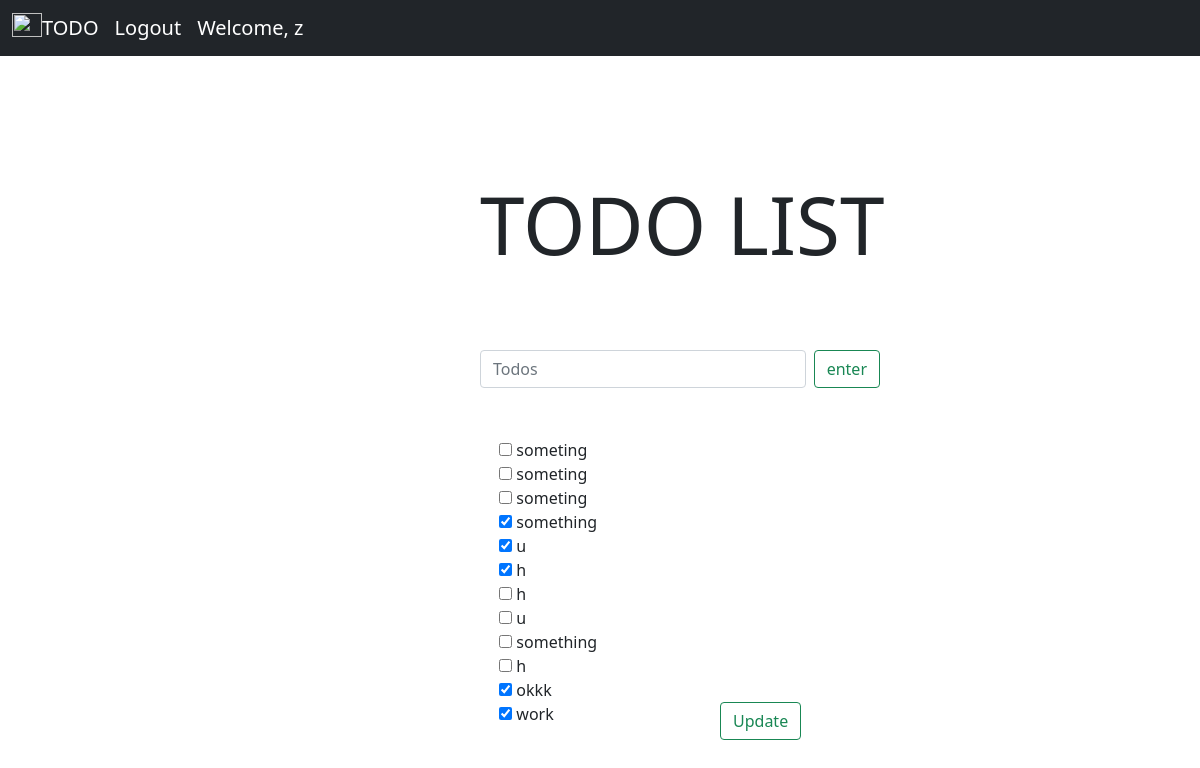
The page / (signed in) on the database its author committed.
### tables this page shows
CREATE TABLE todos (
    id INTEGER PRIMARY KEY AUTOINCREMENT NOT NULL, 
    date DATE, 
    todo TEXT, 
    done BOOLEAN,
    user_id INTEGER, 
    FOREIGN KEY (user_id) REFERENCES users(id));

### app.py (the view)
@app.route("/", methods=["GET", "POST"])
@login_required
def index():
    if request.method == "POST":
        todo = request.form.get("todos")
        insert_todo(todo)
    todos = query_todos()
    return render_template("index.html", todos=todos)

### app.py (called while the page is built)
@login_required
def query_todos():
    print("query_todos - cur = %r" % cur, file=sys.stderr)
    print("SELECT todo, done, id FROM todos WHERE user_id = %r" % session["user_id"], sys.stderr)
    cur.execute("SELECT todo, done, id FROM todos WHERE user_id = ?", (session["user_id"]))
    todos = cur.fetchall()
    return todos

### helpers.py (called while the page is built)
def login_required(f):
    @wraps(f)
    def decorated_function(*args, **kwargs):
        print("session = %r" % session)
        try:
            if session["user_id"]:
                return f(*args, **kwargs)
        except KeyError:
            pass
        return redirect("/login")
    return decorated_function

### templates/index.html
{% extends "layout.html" %}
{% block content %}
    <form action="/" method="post" class="d-flex addbox">
        <input autocomplete="off" class="form-control me-2" name="todos" id="todos" placeholder="Todos" aria-label="Todos">
        <button class="btn btn-outline-success" type="submit">enter</button>
    </form>
    <form method="POST" action="/record-todos">
        <ul style="list-style: none;">
            {% for todo in todos %}
                <li class="todos">
                    <label>
                        {% if todo[1] == 1 %}
                        <input type="checkbox" name="todos" value="{{ todo[2] }}"  checked >
                        {% else %}
                        <input type="checkbox" name="todos" value="{{ todo[2] }}">
                        {% endif %}
                        {{ todo[0] }}
                    </label>
                </li>
            {% endfor %}
        </ul>
        <button class="btn btn-outline-success update" type="submit">Update</button>
    </form>
{% endblock %}

### templates/layout.html (shortened to what this page needs)
<!DOCTYPE html>
<html lang="en">
    <head>
        <link href="https://cdn.jsdelivr.net/npm/bootstrap@5.1.3/dist/css/bootstrap.min.css" rel="stylesheet">
        <link href="/static/styles.css" rel="stylesheet">
    </head>
    <body>
        <nav class="navbar navbar-expand-lg navbar-dark bg-dark">
            <div class="container-fluid">
                    <ul class="navbar-nav ml-auto">
                        <li class="nav-item">
                            <a class="navbar-brand ml-auto navbar-nav" href="#">
                                <img src="https://cdn-icons-png.flaticon.com/512/2490/2490402.png" alt="" width="30" height="24" class="d-inline-block align-text-top">
                                TODO
                            </a>
                        </li>
                        {% if not "user_id" in session or session["user_id"] == None %}
                            <li class="nav-item">
                                <a class="navbar-nav navbar-brand ml-auto" href="/register">
                                    Register
                                </a>
                            </li>
                            <li class="nav-item">
                                <a class="navbar-nav navbar-brand ml-auto" href="/login">
                                    Login
                                </a>
                            </li>
                    </ul>
                        {% else %}
                            <li class="nav-item">
                                <a class="navbar-nav navbar-brand ml-auto" href="/logout">
                                    Logout
                                </a>
                            </li>
                            <li class="nav-item">
                                <a class="navbar-nav navbar-brand ml-auto" href="/logout">
                                    Welcome, {{session['user_id']}}
                                </a>
                            </li>
                        {% endif %}
            </div>
        </nav>
        <h1 class="header">TODO LIST</h1>
        {% block content %}{% endblock %}
    </body>
</html>

### static/styles.css (style rules this page uses)
.header { position: relative; margin-left: 40%; top: 120px; font-size: 80px; }
.addbox { position: relative; width: 400px; top: 190px; margin-left: 40%; }
.todos { position: relative; margin-left: 40%; top: 240px; }
.update { position: relative; margin-left: 60%; top: 200px; margin-bottom: 400px; }

### rows shown on the page
todos: todo "someting"
todos: todo "someting"
todos: todo "someting"
todos: todo "something"
todos: todo "u"
todos: todo "h"
todos: todo "h"
todos: todo "u"
todos: todo "something"
todos: todo "h"
todos: todo "okkk"
todos: todo "work"

### other values the page prints
{{ session['user_id'] }} "z"
